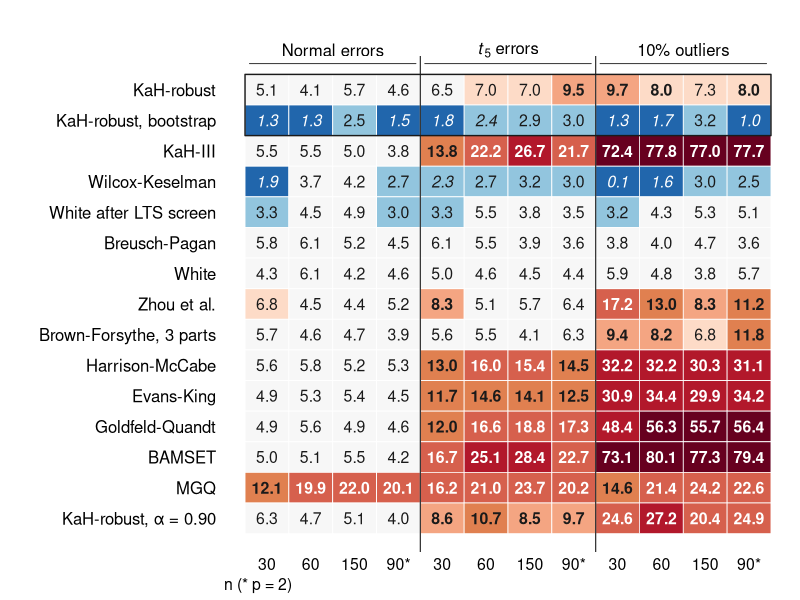

Source code (R):
# Step 22: size heatmap (replaces the size table). Cell = empirical size (%) at the nominal 5%
# level; colour = distance from 5% (blue conservative, pale near nominal, orange-red inflated).
a <- read.csv("all_tests_rejection.csv", check.names = FALSE)
out <- "../paper_stat_papers/figures"
tests <- c(V2_a75 = "KaH-robust", V2_a75_bs = "KaH-robust, bootstrap", KaH3 = "KaH-III",
           WK_2006 = "Wilcox-Keselman", BRW_White = "White after LTS screen", BP_Koenker = "Breusch-Pagan",
           White = "White", Zhou_2015 = "Zhou et al.", BF_3parts = "Brown-Forsythe, 3 parts",
           HMC = "Harrison-McCabe", EvansKing = "Evans-King", GQ = "Goldfeld-Quandt",
           BAMSET_3 = "BAMSET", MGQ_Rana2008 = "MGQ", V2_a90 = "KaH-robust, α = 0.90")
scen <- list(H0_clean = "Normal errors", H0_t5 = expression(italic(t)[5] * " errors"), H0_outliers = "10% outliers")
cells <- list(c(30, 1), c(60, 1), c(150, 1), c(90, 2)); clab <- c("30", "60", "150", "90*")
M <- do.call(cbind, lapply(names(scen), function(s) sapply(cells, function(np)
  unlist(a[a$scenario == s & a$n == np[1] & a$p == np[2], names(tests)]))))
M <- 100 * M                                     # rows: tests; cols: scenario x cell
col_of <- function(v) {                          # diverging palette around 5%
  br <- c(-Inf, 2, 3.5, 6.5, 8, 10, 15, 25, 50, Inf)
  pal <- c("#2166AC", "#92C5DE", "#F7F7F7", "#FDDBC7", "#F4A582", "#E08050", "#D6604D", "#B2182B", "#67001F")
  pal[findInterval(v, br, left.open = TRUE)]
}
cairo_pdf(file.path(out, "Fig3.pdf"), width = 5.16, height = 4.9, family = "Arial", pointsize = 8.5)
par(mar = c(2.4, 11.2, 2.8, 0.4), las = 1, xpd = NA)
nr <- nrow(M); nc <- ncol(M)
plot(NA, xlim = c(0, nc), ylim = c(0, nr), axes = FALSE, xlab = "", ylab = "")
for (i in 1:nr) for (j in 1:nc) {
  v <- M[i, j]
  rect(j - 1, nr - i, j, nr - i + 1, col = col_of(v), border = "white", lwd = 0.8)
  # a cue that survives greyscale: bold above 7.5%, italic below 2.5%
  text(j - 0.5, nr - i + 0.5, formatC(v, format = "f", digits = 1), cex = 0.95,
       font = if (v > 7.5) 2 else if (v < 2.5) 3 else 1,
       col = if (v > 15 || v < 2) "white" else "grey10")
}
axis(2, at = nr:1 - 0.5, labels = tests, tick = FALSE, line = -0.6, cex.axis = 1,
     font = 1)
axis(1, at = 1:nc - 0.5, labels = rep(clab, 3), tick = FALSE, line = -0.9, cex.axis = 0.95)
mtext("n (* p = 2)", side = 1, line = 1.1, cex = 0.95, adj = 0)
for (k in 1:3) {
  segments(4 * (k - 1) + 0.1, nr + 0.35, 4 * k - 0.1, nr + 0.35, lwd = 0.8)
  text(4 * (k - 1) + 2, nr + 0.8, scen[[k]], cex = 1)
}
abline(v = c(4, 8), col = "grey20", lwd = 1.2, xpd = FALSE)
rect(0, nr - 2, nc, nr, border = "grey10", lwd = 1.4, xpd = FALSE)   # frame the proposed tests
dev.off()
cat("Fig3.pdf (size heatmap) written\n")
